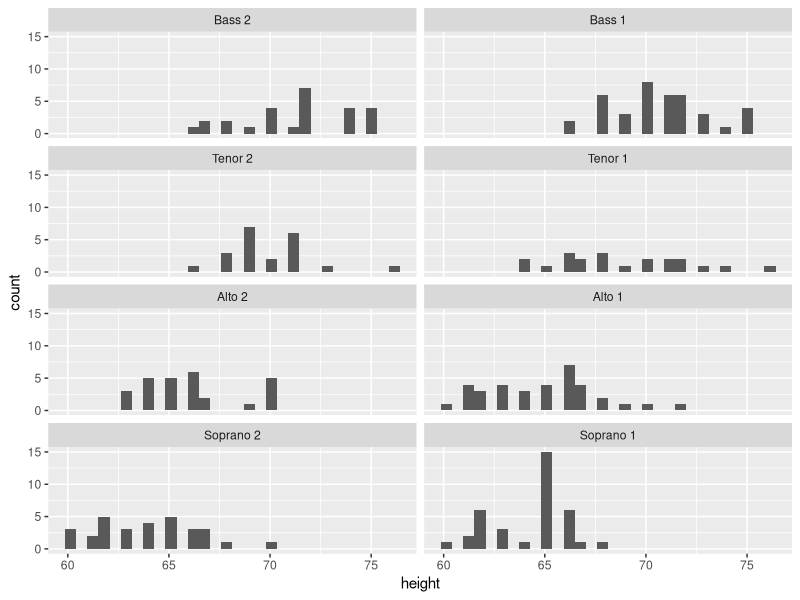

The R source for this figure:
#
# R in action (2 ed.)
#

# Faceting
# --------
# Faceting creates an array of plots based on one or more categorical variables

data(singer, package="lattice")

library(ggplot2)

ggplot(data=singer, aes(x=height)) + 
  geom_histogram() + 
  facet_wrap(~voice.part, nrow=4)

unique(singer$voice.part)
